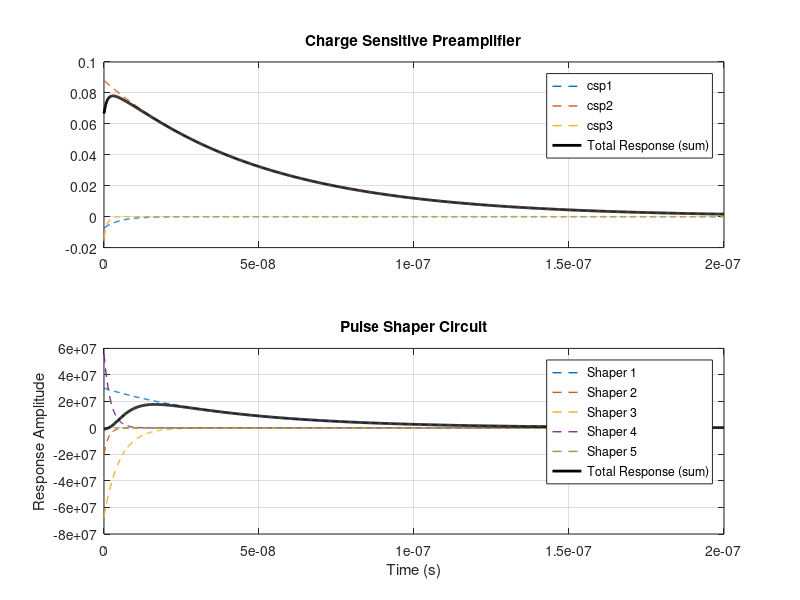

MATLAB code to generate this figure: (Note: this script raises an error after producing the figure.)
clc
clear
close all

% ===================== Charge Sensitive Preamplifier (CSP) =====================
num_csp1 = -7.4e-3;
den_csp1 = [1 2e8];

num_csp2 = 8.8e-2;
den_csp2 = [1 2e7];

num_csp3 = -1.4e-2;
den_csp3 = [1 1e9];

csp1 = tf(num_csp1, den_csp1);
csp2 = tf(num_csp2, den_csp2);
csp3 = tf(num_csp3, den_csp3);

csp = csp1 + csp2 + csp3;

t = linspace(0, 0.2e-6, 1000);

[y_csp1, t] = impulse(csp1, t);
[y_csp2, ~] = impulse(csp2, t);
[y_csp3, ~] = impulse(csp3, t);
[y_csp , ~] = impulse(csp , t);

figure;
subplot(2, 1, 1)
plot(t, y_csp1, 'LineWidth', 1, LineStyle='--'); hold on;
plot(t, y_csp2, 'LineWidth', 1, LineStyle='--');
plot(t, y_csp3, 'LineWidth', 1, LineStyle='--');
plot(t, y_csp , 'k', 'LineWidth', 2);

legend('csp1', 'csp2', 'csp3', 'Total Response (sum)');
title('Charge Sensitive Preamplifier');
grid on;

% ===================== Pulse Shaper Circuit (PSC) =====================
num_shp1 = 3e7;
den_shp1 = [1 2.4e7];

num_shp2 = -2e7;
den_shp2 = [1 7.1e8];

num_shp3 = -6.7e7;
den_shp3 = [1 2e8];

num_shp4 = 5.6e7; 
den_shp4 = [1 4.7e8];

num_shp5 = -2e3; 
den_shp5 = [1, 2e3];

shp1 = tf(num_shp1, den_shp1);
shp2 = tf(num_shp2, den_shp2);
shp3 = tf(num_shp3, den_shp3);
shp4 = tf(num_shp4, den_shp4);
shp5 = tf(num_shp5, den_shp5);

shp = shp1 + shp2 + shp3 + shp4 + shp5;

[y_shp1, ~] = impulse(shp1, t);
[y_shp2, ~] = impulse(shp2, t);
[y_shp3, ~] = impulse(shp3, t);
[y_shp4, ~] = impulse(shp4, t);
[y_shp5, ~] = impulse(shp5, t);
[y_shp, ~] = impulse(shp, t);


subplot(2, 1, 2)
plot(t, y_shp1, 'LineWidth', 1, LineStyle='--'); hold on;
plot(t, y_shp2, 'LineWidth', 1, LineStyle='--');
plot(t, y_shp3, 'LineWidth', 1, LineStyle='--');
plot(t, y_shp4, 'LineWidth', 1, LineStyle='--');
plot(t, y_shp5, 'LineWidth', 1, LineStyle='--');
plot(t, y_shp, 'k', 'LineWidth', 2);

xlabel('Time (s)');
ylabel('Response Amplitude');
legend('Shaper 1', 'Shaper 2', 'Shaper 3', 'Shaper 4', 'Shaper 5', 'Total Response (sum)')
title('Pulse Shaper Circuit');
grid on;

% ===================== Convolution =====================
pulse_shp = csp * shp;

figure;
impulseplot(pulse_shp);
